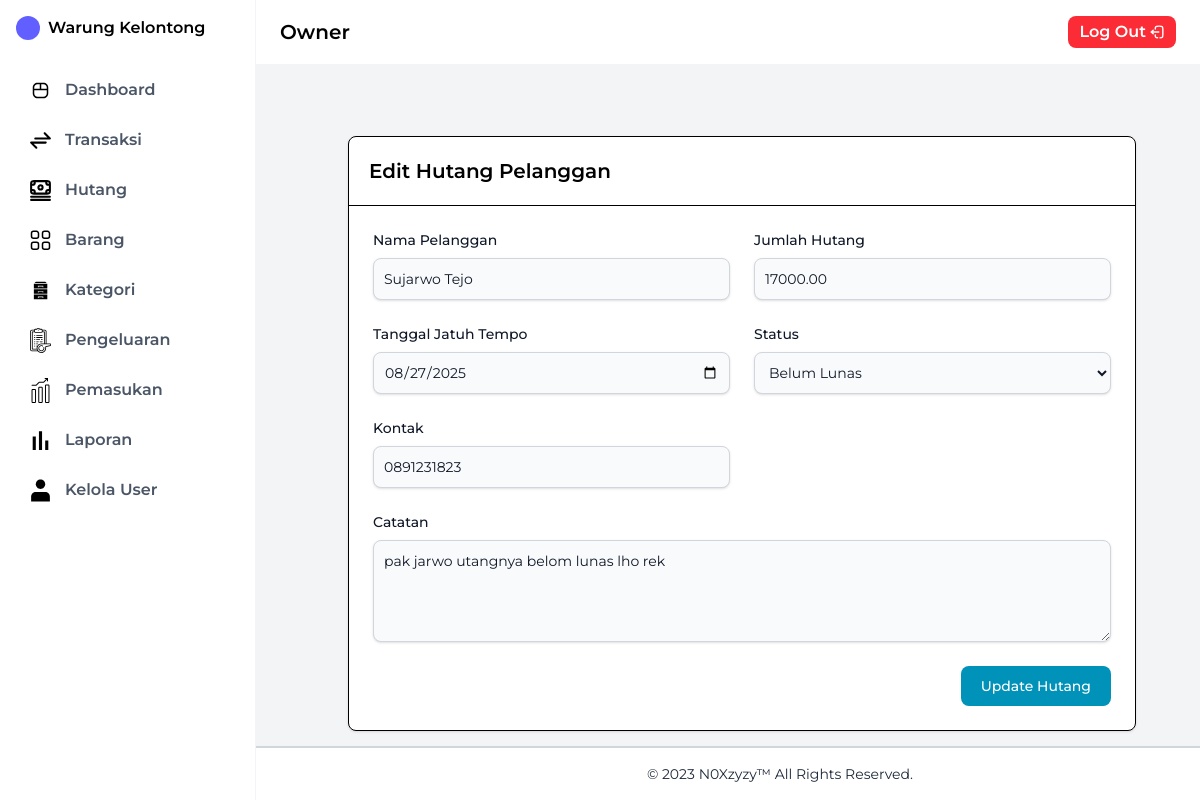
Screenshot of /Views/editHutang.php?id=1 (signed in) with the database file from the repository.
### tables this page shows
CREATE TABLE `hutang_pelanggan` (
  `id` int(11) NOT NULL,
  `nama_pelanggan` varchar(100) NOT NULL,
  `id_transaksi` int(11) NOT NULL,
  `jumlah_hutang` decimal(12,2) NOT NULL,
  `tanggal_jatuh_tempo` date DEFAULT NULL,
  `status` enum('lunas','belum') DEFAULT 'belum',
  `kontak` varchar(50) DEFAULT NULL,
  `catatan` text DEFAULT NULL
);

### Views/editHutang.php (the view, shortened to what this page needs)
<?php
include ("../Config/koneksi.php");
$id = $_GET['id'];
$result = mysqli_query($conn, "SELECT * FROM hutang_pelanggan WHERE id = $id");
$hutang = mysqli_fetch_assoc($result);
include "../Layout/sidebar.php";
include '../Layout/footer.php';
?>
<!DOCTYPE html>
<html lang="id">
<head>
    <script src="https://cdn.jsdelivr.net/npm/@tailwindcss/browser@4"></script>
</head>
<body class="bg-gray-100 flex flex-1">
<div class="flex flex-col flex-1">
    <?php include "../Layout/header.php"; ?>
    <main class="p-6 pt-24 pl-32 flex-1">
        <div class="bg-white border border-1 rounded-lg shadow relative m-10">
            <div class="flex items-start justify-between p-5 border-b rounded-t">
                <h3 class="text-xl font-semibold">Edit Hutang Pelanggan</h3>
            </div>
            <div class="p-6 space-y-6">
                <form method="POST">
                    <div class="grid grid-cols-6 gap-6">
                        <div class="col-span-6 sm:col-span-3">
                            <label for="nama_pelanggan" class="text-sm font-medium text-gray-900 block mb-2">Nama Pelanggan</label>
                            <input type="text" name="nama_pelanggan" id="nama_pelanggan" value="<?= htmlspecialchars($hutang['nama_pelanggan']) ?>" required
                                class="shadow-sm bg-gray-50 border border-gray-300 text-gray-900 sm:text-sm rounded-lg focus:ring-cyan-600 focus:border-cyan-600 block w-full p-2.5">
                        </div>
                        <div class="col-span-6 sm:col-span-3">
                            <label for="jumlah_hutang" class="text-sm font-medium text-gray-900 block mb-2">Jumlah Hutang</label>
                            <input type="number" name="jumlah_hutang" id="jumlah_hutang" value="<?= htmlspecialchars($hutang['jumlah_hutang']) ?>" required
                                class="shadow-sm bg-gray-50 border border-gray-300 text-gray-900 sm:text-sm rounded-lg focus:ring-cyan-600 focus:border-cyan-600 block w-full p-2.5">
                        </div>
                        <div class="col-span-6 sm:col-span-3">
                            <label for="tanggal_jatuh_tempo" class="text-sm font-medium text-gray-900 block mb-2">Tanggal Jatuh Tempo</label>
                            <input type="date" name="tanggal_jatuh_tempo" id="tanggal_jatuh_tempo" value="<?= htmlspecialchars($hutang['tanggal_jatuh_tempo']) ?>" required
                                class="shadow-sm bg-gray-50 border border-gray-300 text-gray-900 sm:text-sm rounded-lg focus:ring-cyan-600 focus:border-cyan-600 block w-full p-2.5">
                        </div>
                        <div class="col-span-6 sm:col-span-3">
                            <label for="status" class="text-sm font-medium text-gray-900 block mb-2">Status</label>
                            <select name="status" id="status" class="shadow-sm bg-gray-50 border border-gray-300 text-gray-900 sm:text-sm rounded-lg focus:ring-cyan-600 focus:border-cyan-600 block w-full p-2.5">
                                <option value="belum" <?= $hutang['status'] == 'belum' ? 'selected' : '' ?>>Belum Lunas</option>
                            </select>
                        </div>
                        <div class="col-span-6 sm:col-span-3">
                            <label for="kontak" class="text-sm font-medium text-gray-900 block mb-2">Kontak</label>
                            <input type="text" name="kontak" id="kontak" value="<?= htmlspecialchars($hutang['kontak']) ?>"
                                class="shadow-sm bg-gray-50 border border-gray-300 text-gray-900 sm:text-sm rounded-lg focus:ring-cyan-600 focus:border-cyan-600 block w-full p-2.5">
                        </div>
                        <div class="col-span-full">
                            <label for="catatan" class="text-sm font-medium text-gray-900 block mb-2">Catatan</label>
                            <textarea name="catatan" id="catatan" rows="4"
                                class="shadow-sm bg-gray-50 border border-gray-300 text-gray-900 sm:text-sm rounded-lg focus:ring-cyan-600 focus:border-cyan-600 block w-full p-2.5"><?= htmlspecialchars($hutang['catatan']) ?></textarea>
                        </div>
                    </div>
                    <div class="mt-6 flex justify-end">
                        <button type="submit" class="text-white bg-cyan-600 hover:bg-cyan-700 focus:ring-4 focus:ring-cyan-200 font-medium rounded-lg text-sm px-5 py-2.5">Update Hutang</button>
                    </div>
                </form>
            </div>
        </div>
    </main>
</div>
</body>
</html>

### Views/editHutang.php (style rules this page uses)
body { font-family: 'Montserrat', sans-serif; }

### rows the page displays
hutang_pelanggan: nama_pelanggan "Sujarwo Tejo", jumlah_hutang "17000.00", tanggal_jatuh_tempo "08/27/2025", status "Belum Lunas", kontak "0891231823", catatan "pak jarwo utangnya belom lunas lho rek"

### other values shown
$_SESSION['username'] "Owner"
